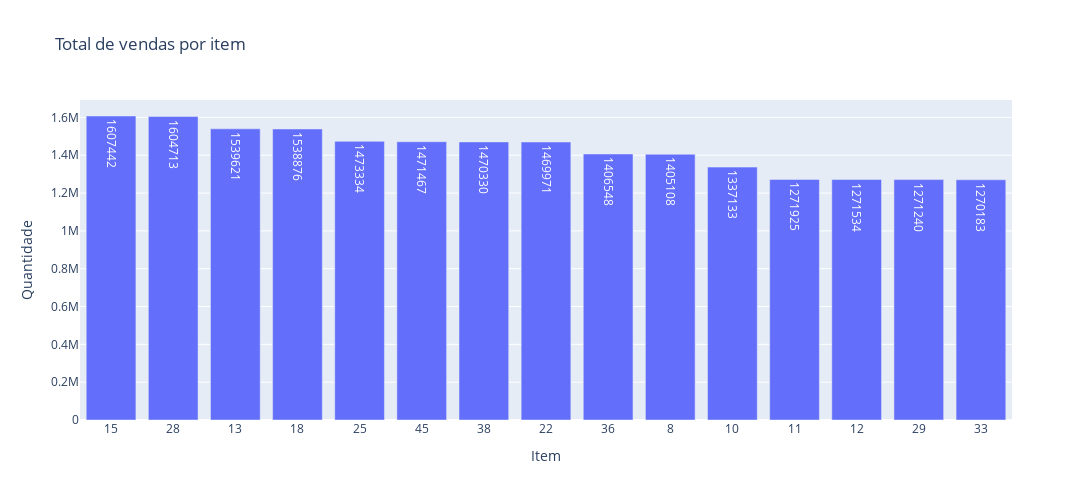

The cell this chart's notebook holds for it:
### Markdown cell above
##### 2.3) Variação de vendas entre os itens

### Code cell
sr_sales = df_sales.groupby('item')['sales'].sum()
sr_sales.sort_values(ascending=False, inplace=True)

fig = go.Figure()
fig.add_trace(go.Bar(
    x=sr_sales.index.astype(str)[0:15], 
    y=sr_sales.values[0:15],
    text=sr_sales.values[0:15],
))

fig.update_layout(
        title='<span>Total de vendas por item</span>', 
        autosize=False,
        width=1300,
        height=500,
        yaxis=dict(title='<span>Quantidade</span>'),
        xaxis=dict(title='<span>Item</span>')
    )

fig.show()

### Figure 1 — Plotly figure (JSON) as saved in the notebook; plotly's stock layout.template omitted (floating-point values rounded to 4 significant figures)
{"data": [{"text": [1607442, 1604713, 1539621, 1538876, 1473334, 1471467, 1470330, 1469971, 1406548, 1405108, 1337133, 1271925, 1271534, 1271240, 1270183], "type": "bar", "x": ["15", "28", "13", "18", "25", "45", "38", "22", "36", "8", "10", "11", "12", "29", "33"], "y": [1607442, 1604713, 1539621, 1538876, 1473334, 1471467, 1470330, 1469971, 1406548, 1405108, 1337133, 1271925, 1271534, 1271240, 1270183]}], "layout": {"autosize": false, "height": 500, "title": {"text": "<span>Total de vendas por item</span>"}, "width": 1300, "xaxis": {"title": {"text": "<span>Item</span>"}}, "yaxis": {"title": {"text": "<span>Quantidade</span>"}}}}
